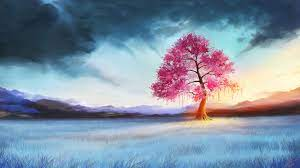
#> input picture Imgs/nature.jpg, 300 x 168 px
$ python 6.1_2.py
#> lines starting #> are read from the running program, lines starting #| are printed output that depends on the picture
import numpy as np
import cv2
# opencv-contrib-python-4.5.4.60
from matplotlib import pyplot as plt

imgname1 = '../Imgs/nature.jpg'
imgname2 = '../Imgs/nature.jpg'

sift = cv2.xfeatures2d.SIFT_create()

# FLANN 参数设计
FLANN_INDEX_KDTREE = 0
index_params = dict(algorithm=FLANN_INDEX_KDTREE, trees=5)
search_params = dict(checks=50)
flann = cv2.FlannBasedMatcher(index_params, search_params)

img1 = cv2.imread(imgname1)
#> img1 is the input picture: shape (168, 300, 3); mean B, G, R 162.5, 144, 128.1

gray1 = cv2.cvtColor(img1, cv2.COLOR_BGR2GRAY)  # 灰度处理图像
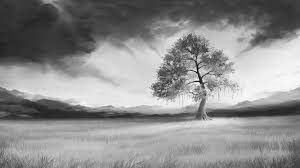
#> gray1: shape (168, 300); min 6, max 252, mean 141.4
kp1, des1 = sift.detectAndCompute(img1, None)  # des是描述子
#> kp1 = 171 keypoints; strongest (x, y, size): (200, 81, 2.6), (198, 83, 2.2), (203, 80, 2.1), (171, 63, 2.3)

img2 = cv2.imread(imgname2)
# print(type(img2))
# img2 = img2.resize((168, 300, 3))
gray2 = cv2.cvtColor(img2, cv2.COLOR_BGR2GRAY)
kp2, des2 = sift.detectAndCompute(img2, None)
#> kp2 has the same summary as kp1

hmerge = np.hstack((gray1, gray2))  # 水平拼接
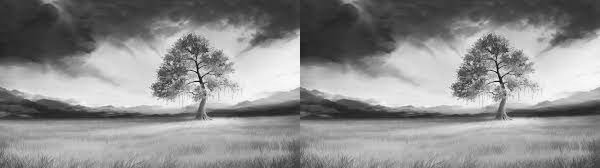
#> hmerge: shape (168, 600); min 6, max 252, mean 141.4
cv2.imshow("gray", hmerge)  # 拼接显示为gray
cv2.waitKey(0)

img3 = cv2.drawKeypoints(img1, kp1, img1, color=(255, 0, 255))
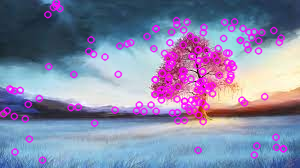
#> img3: shape (168, 300, 3); mean B, G, R 168.5, 135, 134.5
img4 = cv2.drawKeypoints(img2, kp2, img2, color=(255, 0, 255))

hmerge = np.hstack((img3, img4))  # 水平拼接
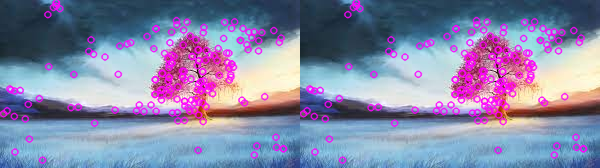
#> hmerge: shape (168, 600, 3); mean B, G, R 168.5, 135, 134.5
cv2.imshow("point", hmerge)  # 拼接显示为gray
cv2.waitKey(0)
matches = flann.knnMatch(des1, des2, k=2)
#> matches = 171 matches
matchesMask = [[0, 0] for i in range(len(matches))]
#> matchesMask = 171 pairs, first value 0 to 0, second value 0 to 0

good = []
for m, n in matches:
    if m.distance < 0.7 * n.distance:
        good.append([m])
#> after the loop, good = 171 matches

img5 = cv2.drawMatchesKnn(img1, kp1, img2, kp2, matches, None, flags=2)
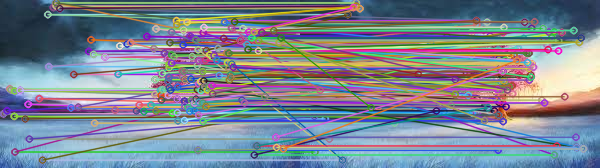
#> img5: shape (168, 600, 3); mean B, G, R 146.2, 133.7, 124.2
cv2.imshow("FLANN", img5)
cv2.waitKey(0)
cv2.destroyAllWindows()

$ run again, with Imgs/chaers.jpg copied over Imgs/nature.jpg
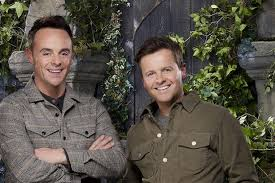
#> input picture Imgs/chaers.jpg, 275 x 183 px
#> img1 is the input picture: shape (183, 275, 3); mean B, G, R 70.4, 80.5, 86.4
#> kp1 = 512 keypoints; strongest (x, y, size): (194, 143, 2.6), (242, 119, 4.2), (159, 135, 2.5), (165, 160, 2.7)
#> kp2 has the same summary as kp1
#> `hmerge = np.hstack((img3, img4))`:
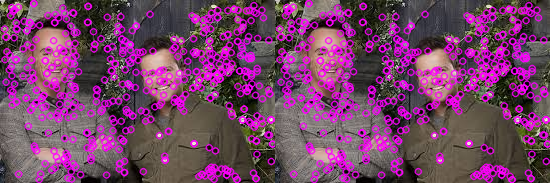
#> hmerge: shape (183, 550, 3); mean B, G, R 103.8, 66.2, 116.7
#> matches = 512 matches
#> matchesMask = 512 pairs, first value 0 to 0, second value 0 to 0
#> after the loop `for m, n in matches:`: good = 512 matches
#> `img5 = cv2.drawMatchesKnn(img1, kp1, img2, kp2, matches, None, flags=2)`:
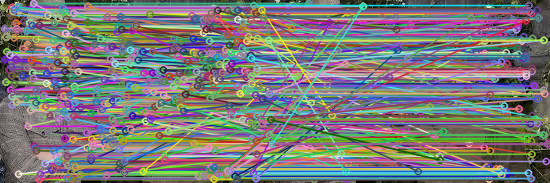
#> img5: shape (183, 550, 3); mean B, G, R 121.4, 122.1, 122.1
